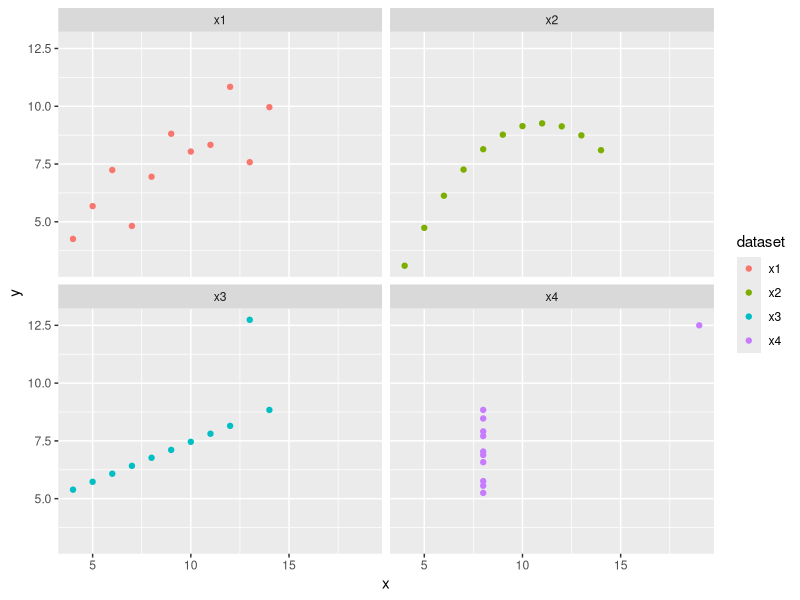

This chart was generated by the following R code:
## ---- chunk 1
library(tidyverse)
library(knitr)
library(xtable)
## ---- chunk 2
anscombe
## ---- chunk 3
ansc <- 
    bind_cols(
        anscombe %>%
            select(matches("x")) %>%
            gather(dataset, "x"), 
        anscombe %>%
            select(matches("y")) %>%
            gather(key, "y")
  ) %>%
  select(-key) %>%
           mutate(datasset = gsub("x", "", dataset)) %>%
           as_tibble()
    
## ---- chunk 4
ansc
## ---- chunk 5
ansc %>%
    group_by(dataset) %>%
    summarize(
      mean_x = mean(x), 
      stdev_x = sd(x), 
      mean_y = mean(y), 
      stdev_y = sd(y)
    )
## ---- chunk 6
ansc %>% ggplot(aes(x, y, color = dataset)) + 
  geom_point() + 
  facet_wrap(~dataset, ncol = 2)
## ---- chunk 7
head(iris)
## ---- chunk 8
kable(head(iris), 
      allign= c("1", "c", "r", "c", "1"), 
      col.names = c("Sepal Length", "Sepal Width", "Sepal Length", "Sepal Width", "Species"))
## ---- chunk 9
kable(head(airquality), 
        align= c("r", "r", "c", "l", "l"), 
        col.names = c("Ozone (ppb)", "Solar R (lang)", "Wind (mph)", "Temp (F)", "Month", "Day"))
## ---- chunk 10
chicks_lm <- lm(weight ~ feed, data = chickwts)

summary(chicks_lm)
## ---- chunk 11
kable(head(chicks_lm))

## ---- chunk 12
xtable(chicks_lm) %>% kable()
## ---- chunk 13
trees_lm <- lm(Girth ~ Height, data = trees)

summary(trees_lm)
## ---- chunk 14

xtable(trees_lm) %>% kable()
